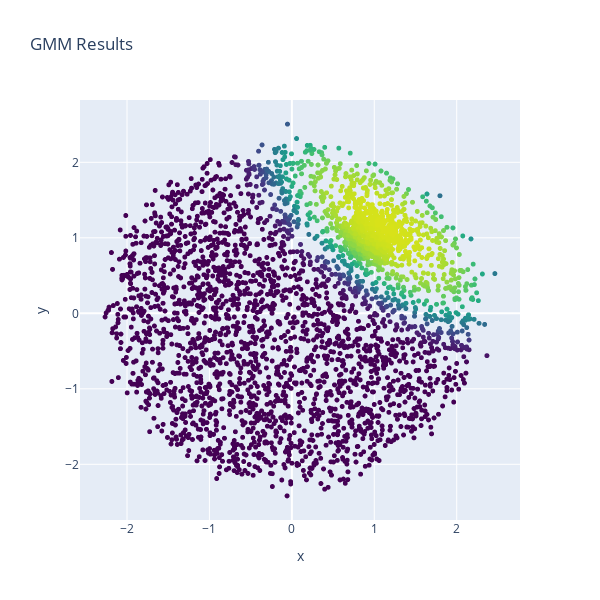

Source (notebook cell):
### Code cell
# gmm model on data
gmm = GMM(k=2)
gmm.fit(p)
probs = (gmm.getMembership(p)*255).astype(np.int32)
viridis = plt.get_cmap("viridis")
colors = np.array(['rgb({},{},{})'.format(*viridis(r)[:3]*255) for r, _ in probs])
fig = px.scatter(x=p[:,0], y=p[:,1], title='GMM Results')
fig.update_traces(marker=dict(size=5, color=colors))
fig.update_layout(width=600, height=600)
fig.show()

### Figure 1 — Plotly figure (JSON) as saved in the notebook; plotly's stock layout.template omitted (floating-point values rounded to 4 significant figures; data arrays with more than 128 entries replaced by an {"elided": "..."} marker saying what was removed)
{"data": [{"hovertemplate": "x=%{x}<br>y=%{y}<extra></extra>", "legendgroup": "", "marker": {"color": {"elided": "3500 str values"}, "size": 5, "symbol": "circle"}, "mode": "markers", "name": "", "showlegend": false, "type": "scattergl", "x": {"elided": "3500 float values"}, "xaxis": "x", "y": {"elided": "3500 float values"}, "yaxis": "y"}], "layout": {"height": 600, "legend": {"tracegroupgap": 0}, "title": {"text": "GMM Results"}, "width": 600, "xaxis": {"anchor": "y", "domain": [0, 1], "title": {"text": "x"}}, "yaxis": {"anchor": "x", "domain": [0, 1], "title": {"text": "y"}}}}
